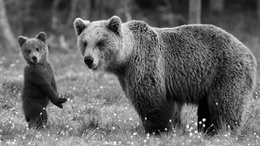
%> input picture images/image3_gray.jpg, 260 x 146 px, shrunk from 1716 x 965 before the run
$ octave task_13_bit_plane_slicing.m   (GNU Octave 9; MATLAB toolbox functions it lacks are replaced by stand-ins)
%> lines starting %> are read from the running program, lines starting %| are printed output that depends on the picture
clc;
clear;
close all;

img = uint8(imread('images/image3_gray.jpg'));
%> img is the input picture: size 146x260 uint8; min 0, max 255, mean 101.9
[h, w] = size(img);
%> h = 146; w = 260


subplot(2, 5, 1);
imshow(img);
title('Original Image');

bit_planes = zeros(h, w, 8);

for bit_plane = 0:7
%> this loop made 8 passes; what is shown inside it comes from the first
    for i = 1:h
        for j = 1:w
            bit_planes(i, j, bit_plane+1) = bitget(img(i,j), bit_plane+1);
        end
    end

    subplot(2, 5, bit_plane+2);
    imshow(bit_planes(:, :, bit_plane+1)) ;
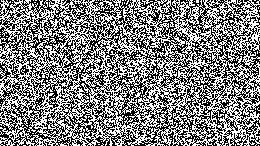
%> displayed picture: size 146x260, on the screen's scale of 0 to 255; 50.1% white; black in thin lines or dots
    title([num2str(bit_plane), 'th bit plane']);
end

% Step 5: Reconstruct the image from the bit planes
reconstructed_img = zeros(h, w);

for bit_plane = 0:7
    % Shift the bit plane to its original position and add it to the reconstructed image
    reconstructed_img = reconstructed_img + bit_planes(:, :, bit_plane + 1) * 2^bit_plane;
end
%> this loop made 8 passes
%> pass 2, `reconstructed_img = reconstructed_img + bit_planes(:, :, bit_plane + 1..`:
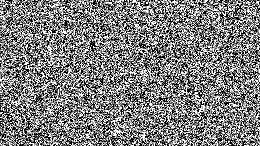
%> reconstructed_img: size 146x260 double; min 0, max 3, mean 1.49; drawn with min black and max white
%> pass 3, `reconstructed_img = reconstructed_img + bit_planes(:, :, bit_plane + 1..`:
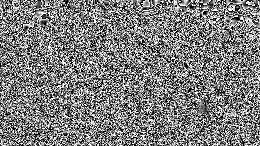
%> reconstructed_img: size 146x260 double; min 0, max 7, mean 3.48; drawn with min black and max white

subplot(2, 5, 10);
imshow(uint8(reconstructed_img));
title('Reconstructed Image');
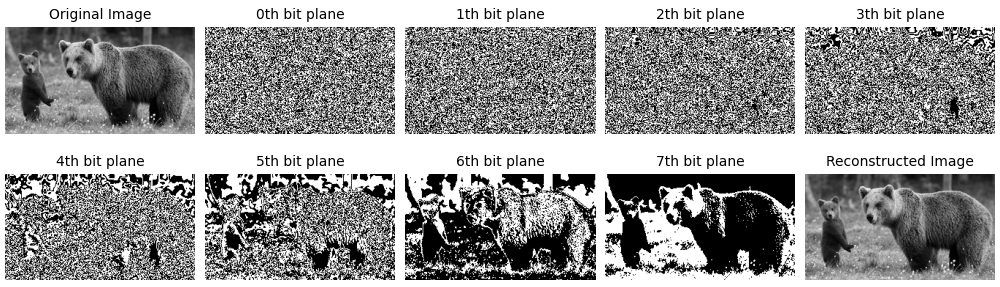
%> figure redrawn from the program's plot data, 10 panels

diff = uint8(uint8(img) - uint8(reconstructed_img));
%> diff: size 146x260 uint8; every value is 0
maxx = max(diff(:));
%> maxx = 0
disp(maxx);
%| 0

$ run again, with images/image4_gray.jpg copied over images/image3_gray.jpg
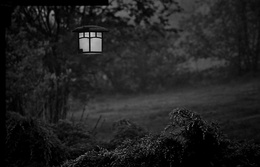
%> input picture images/image4_gray.jpg, 260 x 167 px, shrunk from 3786 x 2437 before the run
%> img is the input picture: size 167x260 uint8; min 0, max 210, mean 32.4
%> `imshow(bit_planes(:, :, bit_plane+1)) ;`:
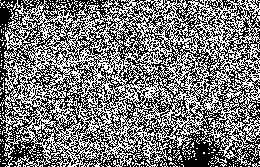
%> displayed picture: size 167x260, on the screen's scale of 0 to 255; 47.2% white in thin lines or dots
%> the loop `for bit_plane = 0:7` made 8 passes
%> pass 3, `reconstructed_img = reconstructed_img + bit_planes(:, :, bit_plane + 1..`:
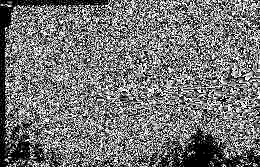
%> reconstructed_img: size 167x260 double; min 0, max 7, mean 3.22; drawn with min black and max white
%> diff: size 167x260 uint8; every value is 0
%> maxx = 0
%| 0
